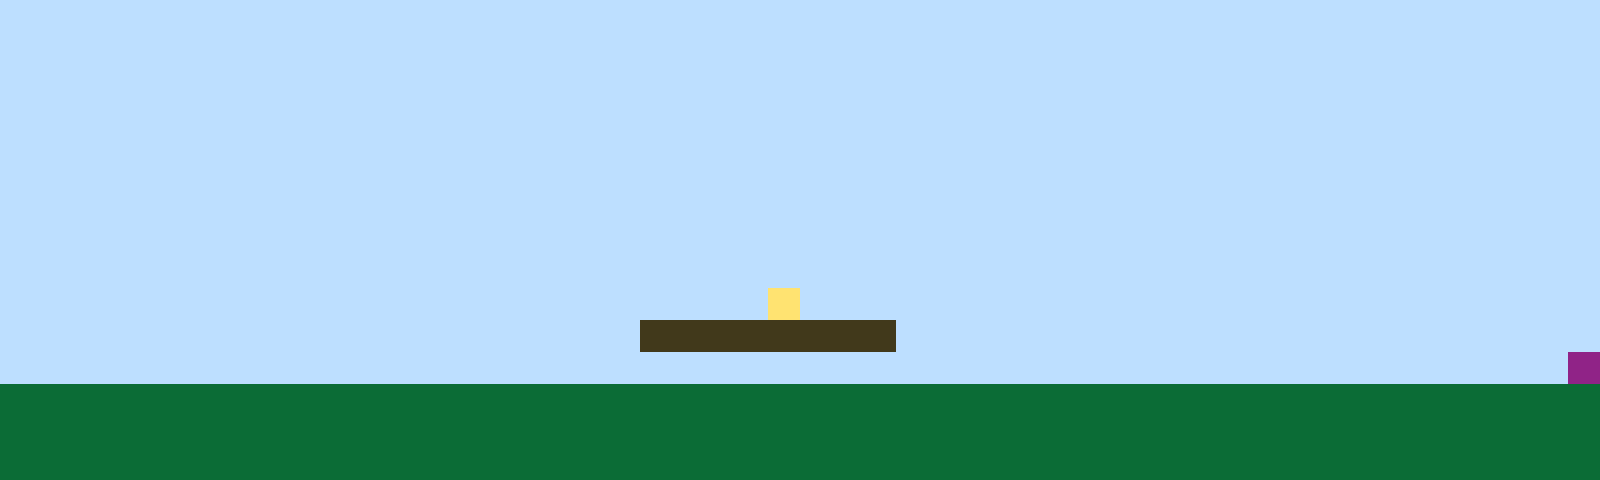

This is a level from a 2D game, rendered from its Tiled map with the project's own tilesets. A one-line summary and the complete map file follow:
An orthogonal 50x15 tile map with 32x32 px tiles, 1 tile layer (Tile Layer 1).

<map version="1.10" tiledversion="1.11.2" orientation="orthogonal" renderorder="right-up" width="50" height="15" tilewidth="32" tileheight="32" infinite="0" nextlayerid="2" nextobjectid="1"><editorsettings><export target="map1.csv" format="csv" /></editorsettings><tileset firstgid="1" name="sprites" tilewidth="32" tileheight="32" tilecount="6" columns="3"><image source="sprites.png" width="96" height="64" /></tileset><layer id="1" name="Tile Layer 1" width="50" height="15"><data encoding="csv">1,1,1,1,1,1,1,1,1,1,1,1,1,1,1,1,1,1,1,1,1,1,1,1,1,1,1,1,1,1,1,1,1,1,1,1,1,1,1,1,1,1,1,1,1,1,1,1,1,1,1,1,1,1,1,1,1,1,1,1,1,1,1,1,1,1,1,1,1,1,1,1,1,1,1,1,1,1,1,1,1,1,1,1,1,1,1,1,1,1,1,1,1,1,1,1,1,1,1,1,1,1,1,1,1,1,1,1,1,1,1,1,1,1,1,1,1,1,1,1,1,1,1,1,1,1,1,1,1,1,1,1,1,1,1,1,1,1,1,1,1,1,1,1,1,1,1,1,1,1,1,1,1,1,1,1,1,1,1,1,1,1,1,1,1,1,1,1,1,1,1,1,1,1,1,1,1,1,1,1,1,1,1,1,1,1,1,1,1,1,1,1,1,1,1,1,1,1,1,1,1,1,1,1,1,1,1,1,1,1,1,1,1,1,1,1,1,1,1,1,1,1,1,1,1,1,1,1,1,1,1,1,1,1,1,1,1,1,1,1,1,1,1,1,1,1,1,1,1,1,1,1,1,1,1,1,1,1,1,1,1,1,1,1,1,1,1,1,1,1,1,1,1,1,1,1,1,1,1,1,1,1,1,1,1,1,1,1,1,1,1,1,1,1,1,1,1,1,1,1,1,1,1,1,1,1,1,1,1,1,1,1,1,1,1,1,1,1,1,1,1,1,1,1,1,1,1,1,1,1,1,1,1,1,1,1,1,1,1,1,1,1,1,1,1,1,1,1,1,1,1,1,1,1,1,1,1,1,1,1,1,1,1,1,1,1,1,1,1,1,1,1,1,1,1,1,1,1,1,1,1,1,1,1,1,1,1,1,1,1,1,1,1,1,1,1,1,1,1,1,1,1,1,1,1,1,1,1,1,1,1,1,1,1,1,1,1,1,1,1,1,1,1,1,1,1,1,1,1,1,1,1,1,1,1,1,1,1,1,1,1,1,1,1,1,1,1,1,1,1,1,1,1,1,1,1,1,1,1,1,1,1,1,1,1,1,1,1,1,1,1,1,1,1,4,1,1,1,1,1,1,1,1,1,1,1,1,1,1,1,1,1,1,1,1,1,1,1,1,1,1,1,1,1,1,1,1,1,1,1,1,1,1,1,1,1,1,1,1,1,3,3,3,3,3,3,3,3,1,1,1,1,1,1,1,1,1,1,1,1,1,1,1,1,1,1,1,1,1,1,1,1,1,1,1,1,1,1,1,1,1,1,1,1,1,1,1,1,1,1,1,1,1,1,1,1,1,1,1,1,1,1,1,1,1,1,1,1,1,1,1,1,1,1,1,1,1,1,1,6,2,2,2,2,2,2,2,2,2,2,2,2,2,2,2,2,2,2,2,2,2,2,2,2,2,2,2,2,2,2,2,2,2,2,2,2,2,2,2,2,2,2,2,2,2,2,2,2,2,2,2,2,2,2,2,2,2,2,2,2,2,2,2,2,2,2,2,2,2,2,2,2,2,2,2,2,2,2,2,2,2,2,2,2,2,2,2,2,2,2,2,2,2,2,2,2,2,2,2,2,2,2,2,2,2,2,2,2,2,2,2,2,2,2,2,2,2,2,2,2,2,2,2,2,2,2,2,2,2,2,2,2,2,2,2,2,2,2,2,2,2,2,2,2,2,2,2,2,2,2</data></layer></map>
